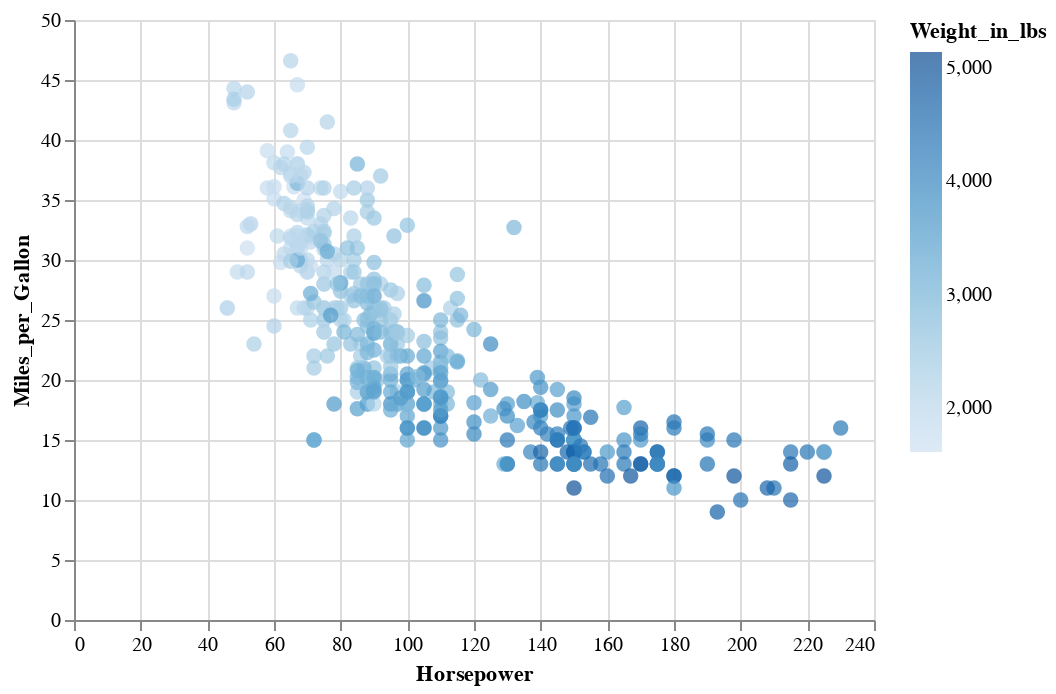

Notebook code for this chart:
### Markdown cell above
Using a *Nominal* data type for the *color* channel will produce a different type of legend.

### Code cell
alt.Chart(cars).mark_circle(size=60).encode(
    x='Horsepower:Q',
    y='Miles_per_Gallon:Q',
    color='Weight_in_lbs',
    tooltip=['Name', 'Origin', 'Horsepower', 'Miles_per_Gallon']
)

### Figure 1 — Vega-Lite specification as saved in the notebook (floating-point values rounded to 4 significant figures; data arrays with more than 128 entries replaced by an {"elided": "..."} marker saying what was removed)
{"$schema": "https://vega.github.io/schema/vega-lite/v2.4.3.json", "config": {"view": {"height": 300, "width": 400}}, "data": {"values": {"elided": "406 records"}}, "encoding": {"color": {"field": "Weight_in_lbs", "type": "quantitative"}, "tooltip": [{"field": "Name", "type": "nominal"}, {"field": "Origin", "type": "nominal"}, {"field": "Horsepower", "type": "quantitative"}, {"field": "Miles_per_Gallon", "type": "quantitative"}], "x": {"field": "Horsepower", "type": "quantitative"}, "y": {"field": "Miles_per_Gallon", "type": "quantitative"}}, "mark": {"size": 60, "type": "circle"}}
